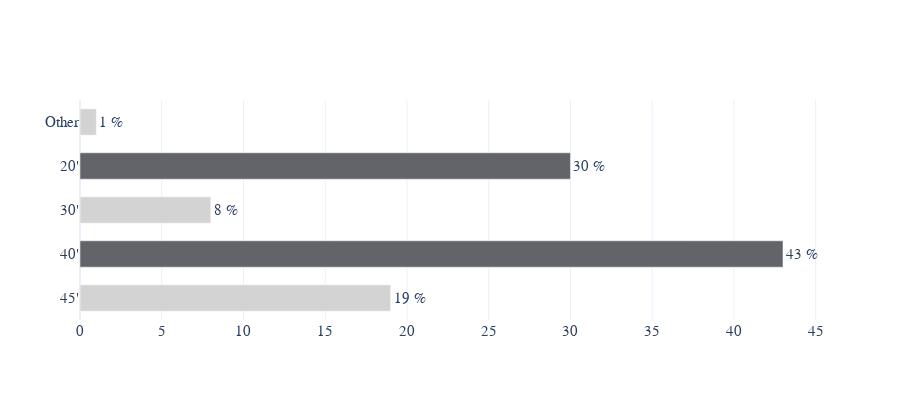

This figure's notebook cell:
### Code cell
fig = go.Figure()
fig.add_trace(go.Bar(orientation = "h", x = [19, 43, 8, 30, 1], y = ["45'","40'", "30'", "20'", "Other"], marker = {"color": ["lightgrey", "#626469", "lightgrey", "#626469", "lightgrey"]}, 
                     hoverinfo='text', text=["19 %", "43 %", "8 %", "30 %", "1 %"], textposition = "outside"))
fig.update_yaxes(tickfont = {"size": 15})
fig.update_layout(height = 400, bargap = 0.4)

### Figure 1 — Plotly figure (JSON) as saved in the notebook; plotly's stock layout.template omitted (floating-point values rounded to 4 significant figures)
{"data": [{"hoverinfo": "text", "marker": {"color": ["lightgrey", "#626469", "lightgrey", "#626469", "lightgrey"]}, "orientation": "h", "text": ["19 %", "43 %", "8 %", "30 %", "1 %"], "textposition": "outside", "type": "bar", "x": [19, 43, 8, 30, 1], "y": ["45'", "40'", "30'", "20'", "Other"]}], "layout": {"bargap": 0.4, "height": 400, "yaxis": {"tickfont": {"size": 15}}}}
